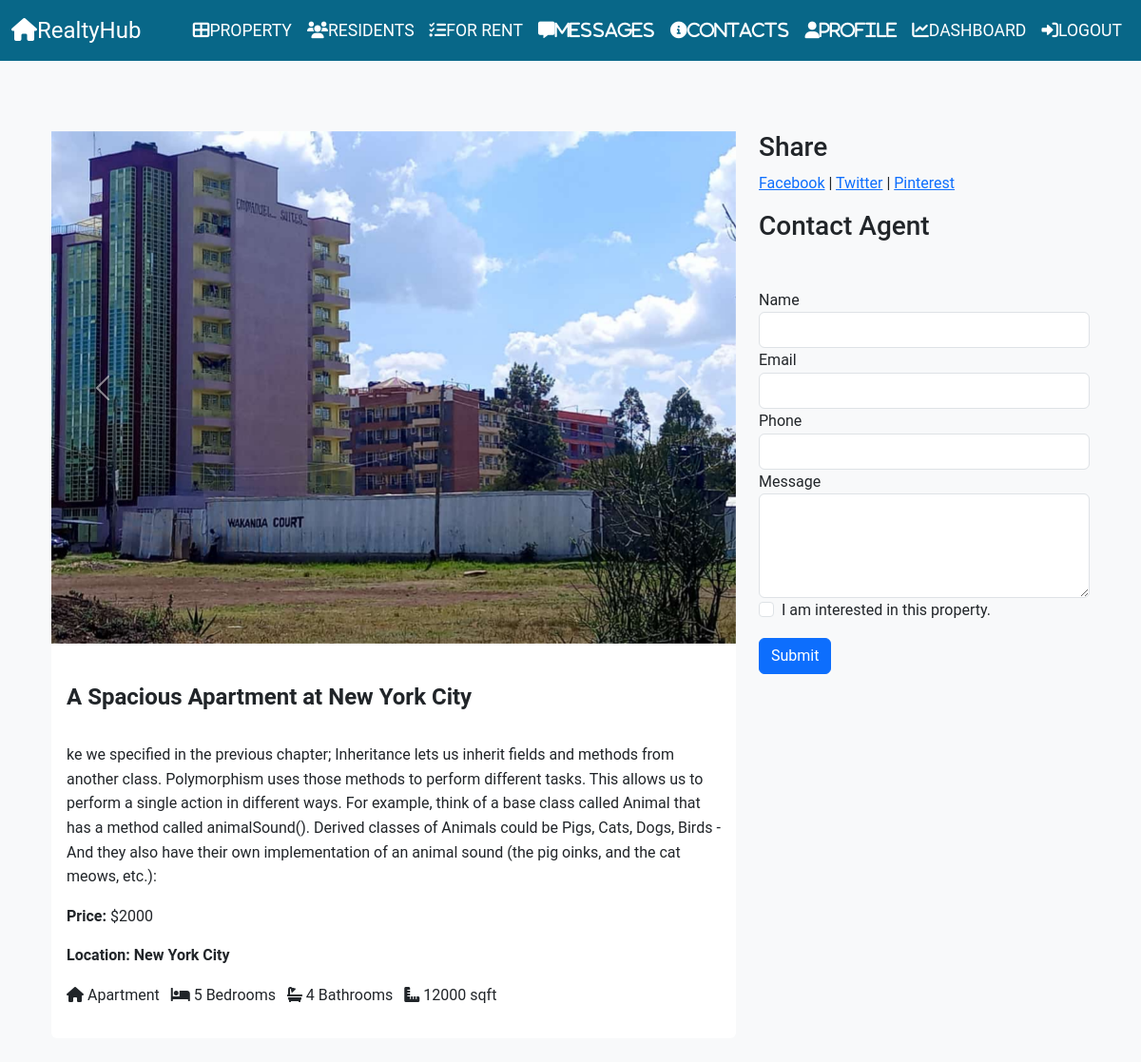
Page /property/properties/1/view (signed in) on the committed database.
### app/models.py (models this page shows, shortened)
class Property(Base):
    __tablename__ = 'properties'
    id = Column(Integer, primary_key=True)
    title = Column(String(200), nullable=False)
    description = Column(Text, nullable=False)
    location = Column(String(200), nullable=False)
    price = Column(Integer, nullable=False)
    property_type = Column(String(200), nullable=False)
    property_status = Column(String(200), nullable=False)
    bathrooms = Column(Integer, nullable=False)
    bedrooms = Column(Integer, nullable=False)
    size = Column(Integer, nullable=False)
    available_from = Column(DateTime, nullable=False, default=func.current_timestamp())
    created_at = Column(DateTime, default=datetime.utcnow)
    owner_id = Column(Integer, ForeignKey('owners.id'))
    rental = relationship('Rental', backref='properties', lazy=True)
    image1 = Column(String(100), nullable=True)
    thumbnail1 = Column(String(100), nullable=True)
    image2 = Column(String(100), nullable=True)
    thumbnail2 = Column(String(100), nullable=True)
    image3 = Column(String(100), nullable=True)
    thumbnail3 = Column(String(100), nullable=True)

### app/Property/views.py (the view)
@proprety.route('properties/<int:property_id>/view', methods=['GET'])
def view_property(property_id):
    prop = Property.query.get_or_404(property_id)
    return render_template('view_property.html', title=prop.title, property=prop)

### app/__init__.py (called while the page is built)
@login_manager.user_loader
def load_user(user_id):
    x = Owner.query.get(str(user_id))
    if x == None:
        x = Tenant.query.get(str(user_id))
    return x

### app/Property/templates/view_property.html (shortened to what this page needs)
{% extends "layout.html" %}
{% block content %}
<div class="container mt-5">
    <div class="row">
        <div class="col-md-8">
            <div class="card">
                <div id="propertyCarousel" class="carousel slide" data-ride="carousel">
                    <div class="carousel-inner">
                        {% if property.image1 %}
                            <div class="carousel-item active">
                                <img src="{{ url_for('static', filename='property_pics/' + property.image1) }}" class="d-block w-100" alt="Image 1">
                            </div>
                        {% endif %}
                    </div>
                    <a class="carousel-control-prev" href="#propertyCarousel" role="button" data-slide="prev">
                        <span class="carousel-control-prev-icon" aria-hidden="true"></span>
                    </a>
                    <a class="carousel-control-next" href="#propertyCarousel" role="button" data-slide="next">
                        <span class="carousel-control-next-icon" aria-hidden="true"></span>
                    </a>
                </div>
                <div class="card-body">
                    <h4 class="card-title"><strong>{{ property.title }}</strong></h4>
                    <p class="card-text">{{ property.description }}</p>
                    <p class="card-text"><strong>Price:</strong> ${{ property.price }}</p>
                    <p class="card-text"><strong>Location: {{ property.location }}</strong></p>
                    <ul class="list-inline mt-3">
                        <li class="list-inline-item">
                            <i class="fas fa-home"></i> {{ property.property_type }}
                        </li>
                        <li class="list-inline-item">
                            <i class="fas fa-bed"></i> {{ property.bedrooms }} Bedrooms
                        </li>
                        <li class="list-inline-item">
                            <i class="fas fa-bath"></i> {{ property.bathrooms }} Bathrooms
                        </li>
                        <li class="list-inline-item">
                            <i class="fas fa-ruler-combined"></i> {{ property.size }} sqft
                        </li>
                    </ul>
                </div>
            </div>
        </div>
        <div class="col-md-4">
            <h3>Share</h3>
            <p>
                <a href="https://www.facebook.com/sharer/sharer.php?u={{ request.url }}" target="_blank">Facebook</a> |
                <a href="https://twitter.com/intent/tweet?url={{ request.url }}" target="_blank">Twitter</a> |
                <a href="https://pinterest.com/pin/create/button/?url={{ request.url }}" target="_blank">Pinterest</a>
            </p>
            <h3>Contact Agent</h3>
            <form id="contact-form" class="mt-5">
                <div class="form-group">
                    <label for="name">Name</label>
                    <input type="text" class="form-control" id="name" name="name" required>
                </div>
                <div class="form-group">
                    <label for="email">Email</label>
                    <input type="email" class="form-control" id="email" name="email" required>
                </div>
                <div class="form-group">
                    <label for="phone">Phone</label>
                    <input type="text" class="form-control" id="phone" name="phone">
                </div>
                <div class="form-group">
                    <label for="message">Message</label>
                    <textarea class="form-control" id="message" name="message" rows="4" required></textarea>
                </div>
                <div class="form-group form-check">
                    <input type="checkbox" class="form-check-input" id="interested" name="interested">
                    <label class="form-check-label" for="interested">I am interested in this property.</label>
                </div>
                <button type="submit" class="btn btn-primary mt-3 row-cols-7 d-flex justify-content-center">Submit</button>
            </form>
        </div>
    </div>
</div>
{% endblock %}

### app/templates/nav.html (style rules this page uses)
body { font-family: 'Roboto', sans-serif; line-height: 1.6; background-color: #f8f9fa; }
.card { transition: all 0.3s ease; border: none; }

### rows in the picture
Property: image1 (picture), title "A Spacious Apartment at New York City", description "ke we specified in the previous chapter; Inheritance lets us inherit fields and methods from another class. Polymorphism uses those methods to perform different tasks. This allows us to perform a single action in different ways. For example, think of a base class called Animal that has a method called animalSound(). Derived classes of Animals could be Pigs, Cats, Dogs, Birds - And they also have their own implementation of an animal sound (the pig oinks, and the cat meows, etc.):", price "2000", location "New York City", property_type "Apartment", bedrooms "5", bathrooms "4", size "12000"
